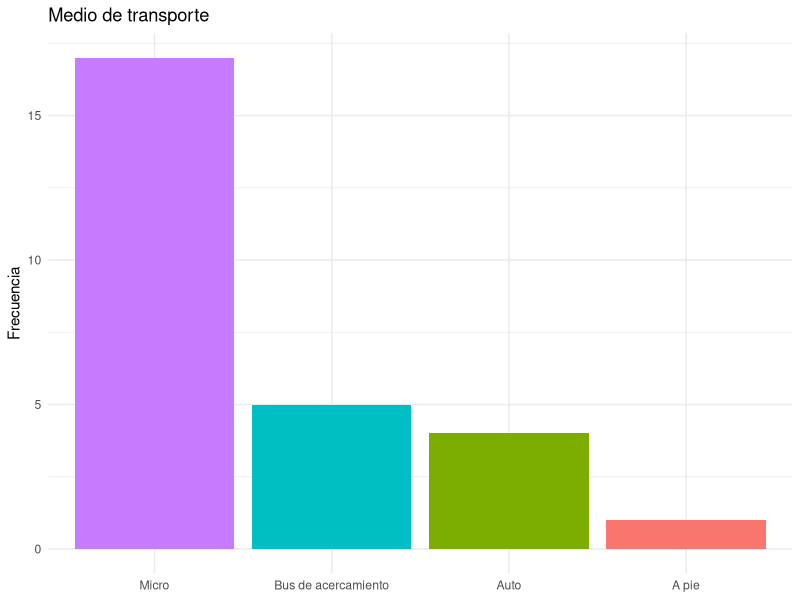
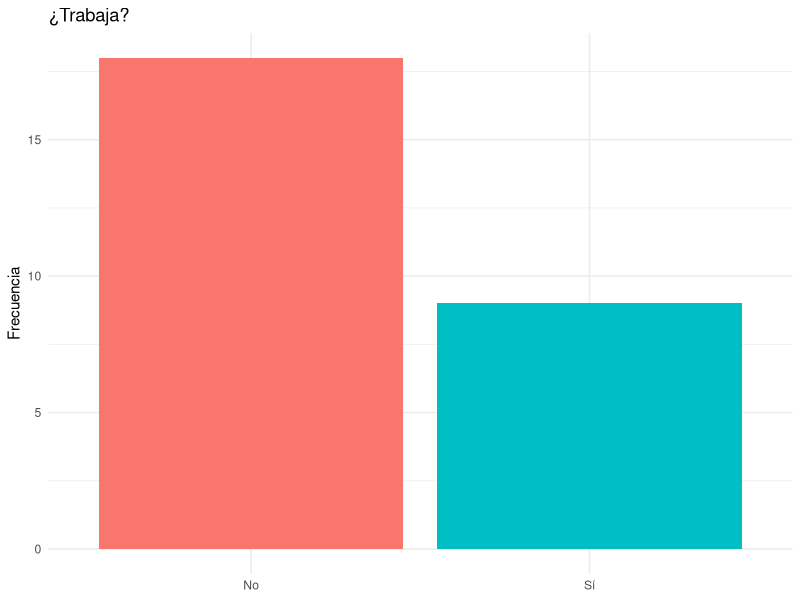
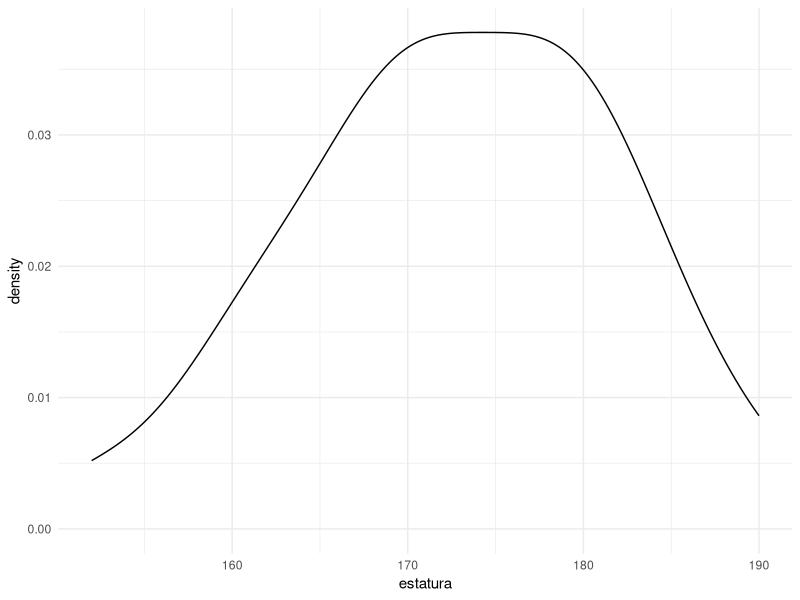
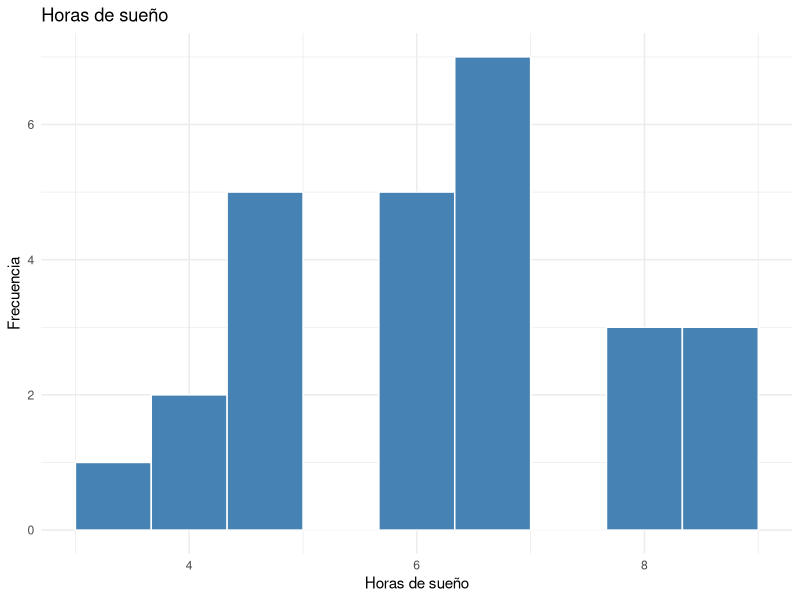
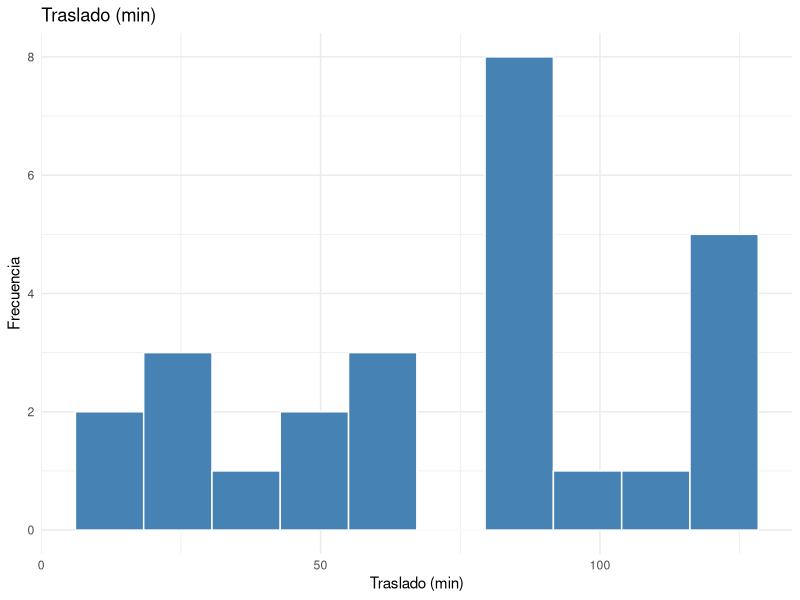
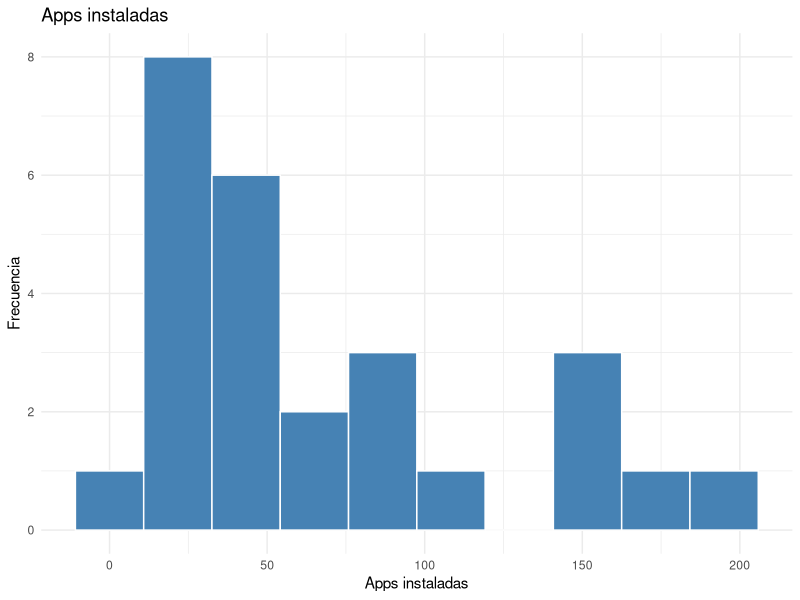
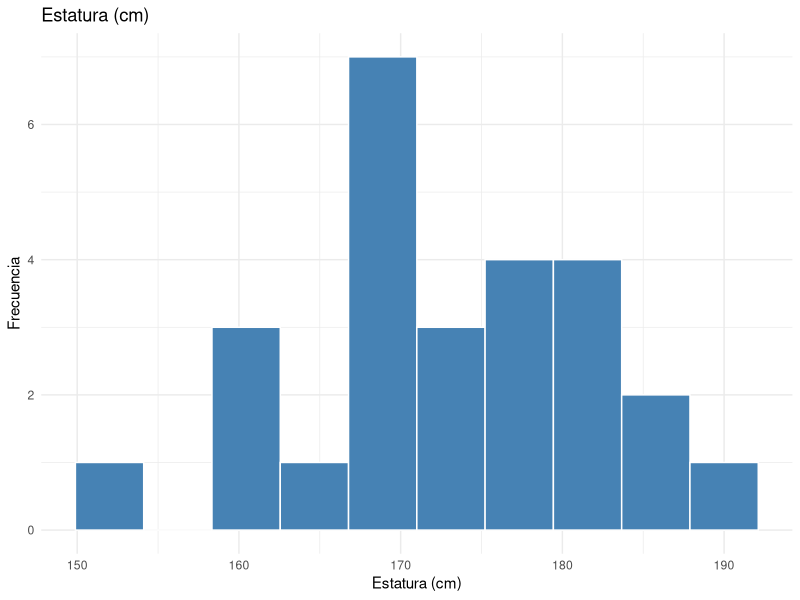
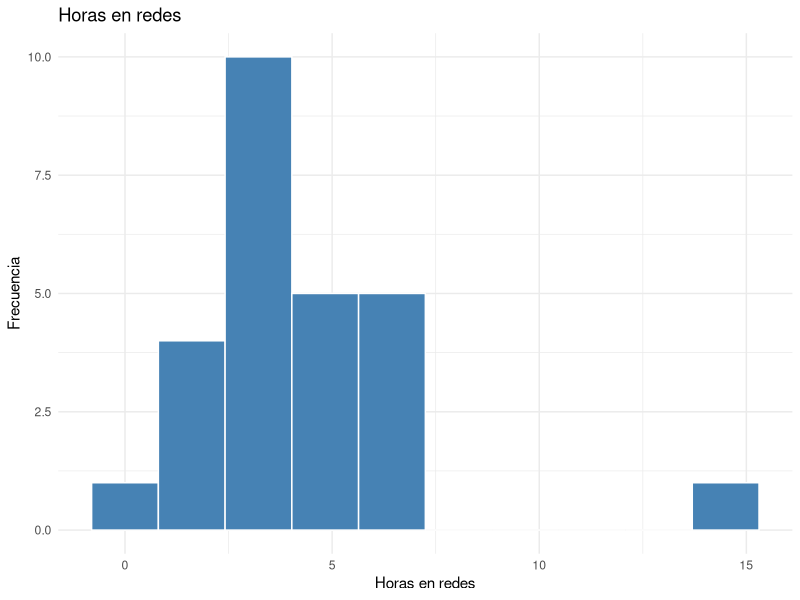

R code for these plots, in order:
library(tidyverse)
library(readxl)
library(patchwork)

# Cargar y preparar datos ----
datos <- read_excel("Dudas(1-27).xlsx") |>
  select(
    sueno      = `¿Cuántas horas dormiste anoche?`,
    traslado   = `¿Cuánto tardas en llegar a la U? (En minutos)`,
    apps       = `¿Cuántas apps tienes instaladas en tu celular aprox?`,
    estatura   = `¿Cuál es tu estatura? (En centímetros)`,
    redes      = `¿Cuántas horas al día usas redes sociales en promedio?`,
    estudio    = `¿Cuántas horas a la semana en promedio estudias fuera de clases?`,
    transporte = `¿Cómo llegas a la U? (Último tramo)`,
    trabaja    = `¿Tienes trabajo remunerado además de estudiar?`
  ) |>
  mutate(trabaja = factor(trabaja), transporte = factor(transporte)) |>
  mutate(sueno = as.numeric(sueno), traslado=as.numeric(traslado), apps = as.numeric(apps), estatura = as.numeric(estatura), redes = as.numeric(redes), estudio=as.numeric(estudio))

# Helpers ----
# Calcula media y mediana para usar en geom_vline
marcas <- function(var) {
  datos |>
    summarise(
      media   = mean({{ var }}, na.rm = TRUE),
      mediana = median({{ var }}, na.rm = TRUE)
    )
}


# == 1. VARIABLES CATEGÓRICAS ================================================

# Frecuencia: medio de transporte
ggplot(datos, aes(x = fct_infreq(transporte), fill = transporte)) +
  geom_bar() +
  labs(title = "Medio de transporte", x = NULL, y = "Frecuencia") +
  theme_minimal() +
  theme(legend.position = "none")

# Frecuencia: trabaja
ggplot(datos, aes(x = trabaja, fill = trabaja)) +
  geom_bar() +
  labs(title = "¿Trabaja?", x = NULL, y = "Frecuencia") +
  theme_minimal() +
  theme(legend.position = "none")


# == 2. HISTOGRAMAS (sin marcas) =============================================

hist_simple <- function(var, etiqueta) {
  ggplot(datos, aes(x = {{ var }})) +
    geom_histogram(bins = 10, fill = "steelblue", color = "white") +
    labs(title = etiqueta, x = etiqueta, y = "Frecuencia") +
    theme_minimal()
}

datos <- datos |> filter(estatura>100)
ggplot(datos, aes(x=estatura))+
  geom_density() +
  theme_minimal()

mean(datos$traslado, na.rm=TRUE)

hist_simple(sueno,    "Horas de sueño")
hist_simple(traslado, "Traslado (min)")
hist_simple(apps,     "Apps instaladas")
hist_simple(estatura, "Estatura (cm)")
hist_simple(redes,    "Horas en redes")
hist_simple(estudio,  "Horas de estudio semanal")

# Todos juntos en una grilla
datos |>
  select(where(is.numeric)) |>
  pivot_longer(everything(), names_to = "variable", values_to = "valor") |>
  ggplot(aes(x = valor)) +
  geom_histogram(bins = 10, fill = "steelblue", color = "white") +
  facet_wrap(~variable, scales = "free") +
  labs(title = "Histogramas — todas las variables") +
  theme_minimal()


# == 3. HISTOGRAMAS (con media y mediana) ====================================

hist_marcas <- function(var, etiqueta) {
  m <- marcas({{ var }})
  ggplot(datos, aes(x = {{ var }})) +
    geom_histogram(bins = 10, fill = "steelblue", color = "white") +
    geom_vline(xintercept = m$media,   color = "red",    linewidth = 1, linetype = "solid") +
    geom_vline(xintercept = m$mediana, color = "orange", linewidth = 1, linetype = "dashed") +
    annotate("text", x = m$media,   y = Inf, label = "media",   color = "red",
             vjust = 2, hjust = -0.1, size = 3.5) +
    annotate("text", x = m$mediana, y = Inf, label = "mediana", color = "orange",
             vjust = 2, hjust = -0.1, size = 3.5) +
    labs(title = etiqueta, x = etiqueta, y = "Frecuencia") +
    theme_minimal()
}

hist_marcas(sueno,    "Horas de sueño")
hist_marcas(traslado, "Traslado (min)")
hist_marcas(apps,     "Apps instaladas")
hist_marcas(estatura, "Estatura (cm)")
hist_marcas(redes,    "Horas en redes")
hist_marcas(estudio,  "Horas de estudio semanal")


# == 4. DENSIDADES ===========================================================

# Sin marcas
densidad_simple <- function(var, etiqueta) {
  ggplot(datos, aes(x = {{ var }})) +
    geom_density(fill = "steelblue", alpha = 0.4) +
    labs(title = etiqueta, x = etiqueta, y = "Densidad") +
    theme_minimal()
}

# Con marcas
densidad_marcas <- function(var, etiqueta) {
  m <- marcas({{ var }})
  ggplot(datos, aes(x = {{ var }})) +
    geom_density(fill = "steelblue", alpha = 0.4) +
    geom_vline(xintercept = m$media,   color = "red",    linewidth = 1) +
    geom_vline(xintercept = m$mediana, color = "orange", linewidth = 1, linetype = "dashed") +
    labs(title = etiqueta, x = etiqueta, y = "Densidad") +
    theme_minimal()
}

densidad_simple(sueno,    "Horas de sueño")
densidad_marcas(sueno,    "Horas de sueño")
densidad_simple(traslado, "Traslado (min)")
densidad_marcas(traslado, "Traslado (min)")


# == 5. BOXPLOTS INDIVIDUALES ================================================

box_simple <- function(var, etiqueta) {
  ggplot(datos, aes(x = {{ var }})) +
    geom_boxplot(fill = "steelblue", width = 0.4) +
    labs(title = etiqueta, x = etiqueta) +
    theme_minimal() +
    theme(axis.text.y = element_blank(), axis.ticks.y = element_blank())
}

# Con media superpuesta (punto rojo)
box_con_media <- function(var, etiqueta) {
  m <- marcas({{ var }})
  ggplot(datos, aes(x = {{ var }})) +
    geom_boxplot(fill = "steelblue", width = 0.4) +
    annotate("point", y = 0, x = m$media, color = "red", size = 3, shape = 18) +
    labs(title = etiqueta, subtitle = "◆ media", x = etiqueta) +
    theme_minimal() +
    theme(axis.text.y = element_blank(), axis.ticks.y = element_blank())
}


box_simple(sueno,    "Horas de sueño")
box_con_media(sueno, "Horas de sueño")
box_simple(traslado, "Traslado (min)")
box_con_media(traslado, "Traslado (min)")

# Todos juntos
datos |>
  select(where(is.numeric)) |>
  pivot_longer(everything(), names_to = "variable", values_to = "valor") |>
  ggplot(aes(x = variable, y = valor)) +
  geom_boxplot(fill = "steelblue") +
  facet_wrap(~variable, scales = "free") +
  theme_minimal() +
  theme(axis.text.x = element_blank())


# == 6. BOXPLOTS POR GRUPO ===================================================

# Sueño según trabaja o no
ggplot(datos, aes(x = trabaja, y = sueno, fill = trabaja)) +
  geom_boxplot() +
  labs(title = "Sueño según trabaja", x = NULL, y = "Horas de sueño") +
  theme_minimal() + theme(legend.position = "none")

# Estudio según trabaja o no
ggplot(datos, aes(x = trabaja, y = estudio, fill = trabaja)) +
  geom_boxplot() +
  labs(title = "Horas de estudio según trabaja", x = NULL, y = "Horas semanales") +
  theme_minimal() + theme(legend.position = "none")

# Traslado según transporte
ggplot(datos, aes(x = transporte, y = traslado, fill = transporte)) +
  geom_boxplot() +
  labs(title = "Traslado según medio de transporte", x = NULL, y = "Minutos") +
  theme_minimal() + theme(legend.position = "none")

# Redes según trabaja
ggplot(datos, aes(x = trabaja, y = redes, fill = trabaja)) +
  geom_boxplot() +
  labs(title = "Redes sociales según trabaja", x = NULL, y = "Horas diarias") +
  theme_minimal() + theme(legend.position = "none")


# == 7. COMPARACIÓN LADO A LADO (patchwork) ==================================
# Útil para mostrar en clase: mismo gráfico con y sin marcas

p1 <- hist_simple(sueno, "Sin marcas")
p2 <- hist_marcas(sueno, "Con media y mediana")
p1 + p2 + plot_annotation(title = "Horas de sueño")

p3 <- hist_simple(traslado, "Sin marcas")
p4 <- hist_marcas(traslado, "Con media y mediana")
p3 + p4 + plot_annotation(title = "Traslado (min)")


# == 8. SCATTERPLOTS =========================================================

# Redes vs sueño
ggplot(datos, aes(x = redes, y = sueno)) +
  geom_point(alpha = 0.6) +
  geom_smooth(method = "lm", se = FALSE, color = "steelblue") +
  labs(title = "Redes sociales vs sueño",
       x = "Horas en redes", y = "Horas de sueño") +
  theme_minimal()

# Estudio vs sueño
ggplot(datos, aes(x = estudio, y = sueno)) +
  geom_point(alpha = 0.6) +
  geom_smooth(method = "lm", se = FALSE, color = "steelblue") +
  labs(title = "Horas de estudio vs sueño",
       x = "Horas de estudio semanal", y = "Horas de sueño") +
  theme_minimal()

# Traslado vs estudio, coloreado por trabaja
ggplot(datos, aes(x = traslado, y = estudio, color = trabaja)) +
  geom_point(alpha = 0.7, size = 2) +
  geom_smooth(method = "lm", se = FALSE) +
  labs(title = "Traslado vs horas de estudio",
       x = "Traslado (min)", y = "Horas de estudio semanal",
       color = "¿Trabaja?") +
  theme_minimal()
